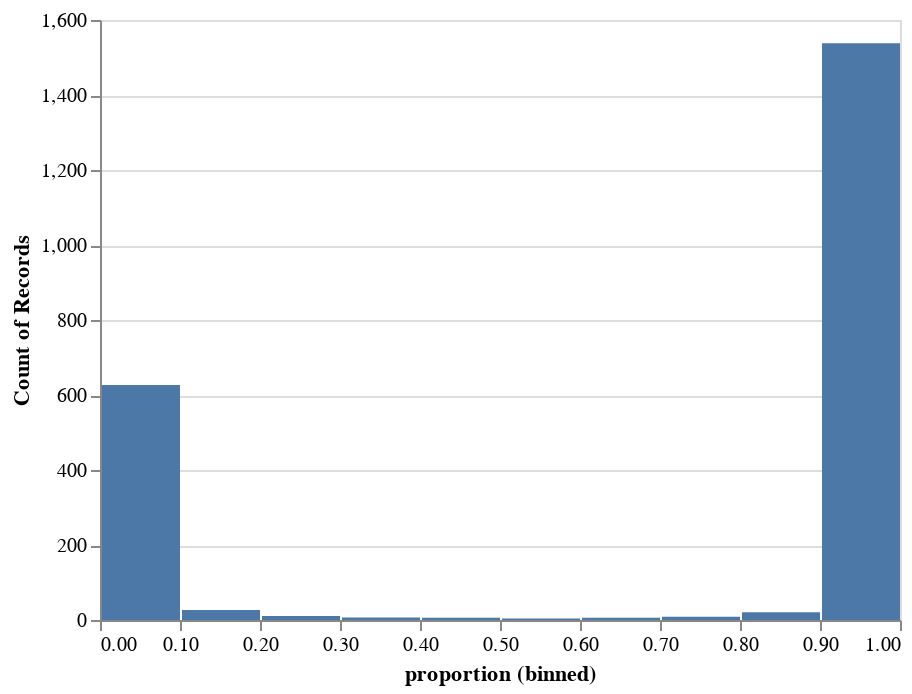

Notebook code cell kept with this figure:
### Markdown cell above
If we chart the proportions, we see them bunched up at either end of the scale. So there are lots of languages detected in only a small proportion of articles.

### Code cell
alt.Chart(df).mark_bar().encode(
    x=alt.X('proportion:Q', bin=True),
    y='count():Q'
)

### Figure 1 — Vega-Lite specification as saved in the notebook (floating-point values rounded to 4 significant figures; data arrays with more than 128 entries replaced by an {"elided": "..."} marker saying what was removed)
{"config": {"view": {"continuousWidth": 400, "continuousHeight": 300}}, "data": {"name": "data-15d97a5641b7a4e0e82256de91a6e3fa"}, "mark": "bar", "encoding": {"x": {"type": "quantitative", "bin": true, "field": "proportion"}, "y": {"type": "quantitative", "aggregate": "count"}}, "$schema": "https://vega.github.io/schema/vega-lite/v4.8.1.json", "datasets": {"data-15d97a5641b7a4e0e82256de91a6e3fa": {"elided": "2256 records"}}}
